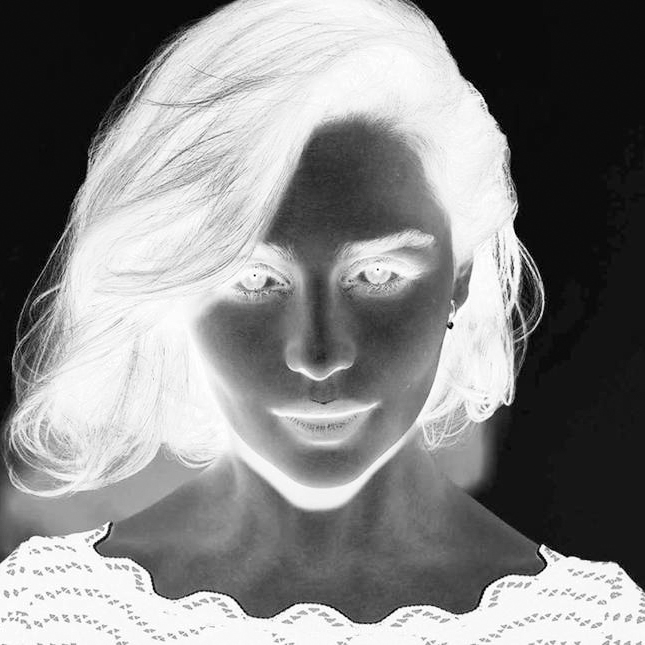
#> input picture tamrin2/1.jpg, 645 x 645 px
$ python image1.py
#> lines starting #> are read from the running program, lines starting #| are printed output that depends on the picture
import cv2

image = cv2.imread("1.jpg")
#> image is the input picture: shape (645, 645, 3); min 0, max 255, mean 133.8

img = cv2.resize(image, (600, 500))
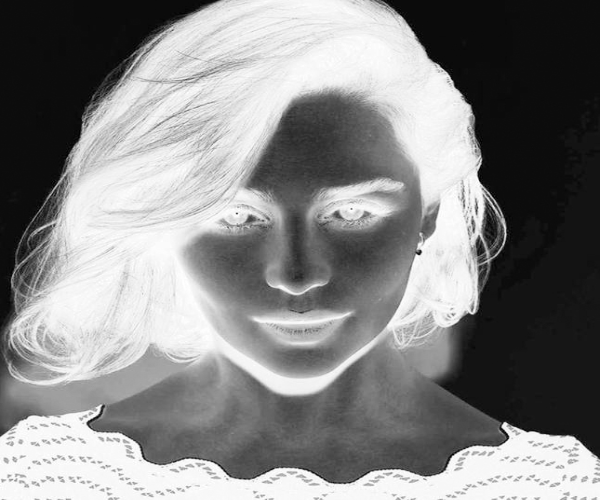
#> img: shape (500, 600, 3); min 0, max 255, mean 133.7
rows=img.shape[0]
#> rows = 500
cols=img.shape[1]
#> cols = 600
for i in range(rows):
    for j in range(cols):
        img[i,j]=255-img[i,j]
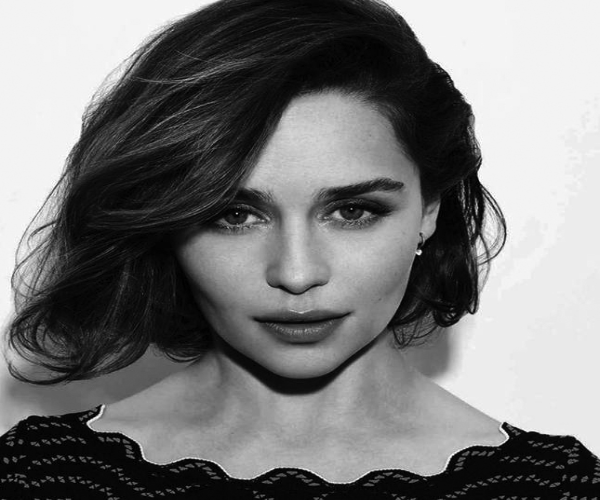
#> img: shape (500, 600, 3); min 0, max 255, mean 121.3

cv2.imshow("show output",img)
cv2.waitKey()

$ run again, with tamrin2/2.jpg copied over tamrin2/1.jpg
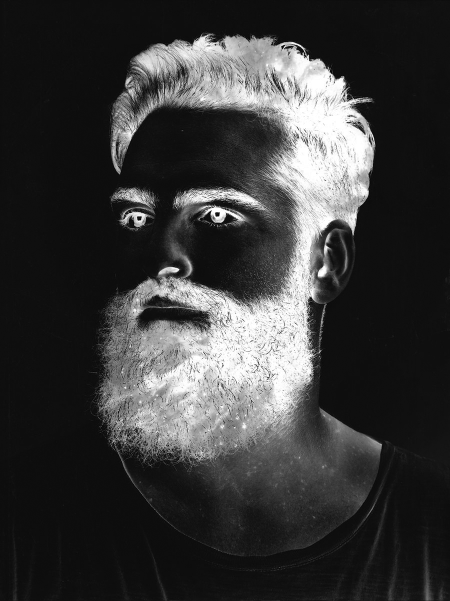
#> input picture tamrin2/2.jpg, 900 x 1202 px (shown at 1/2 size)
#> image is the input picture: shape (1202, 900, 3); min 0, max 255, mean 57.7
#> `img = cv2.resize(image, (600, 500))`:
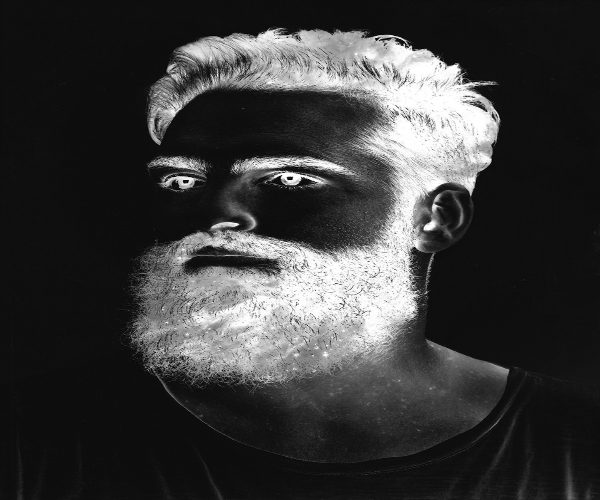
#> img: shape (500, 600, 3); min 1, max 255, mean 57.6
#> after the loop `for i in range(rows):`:
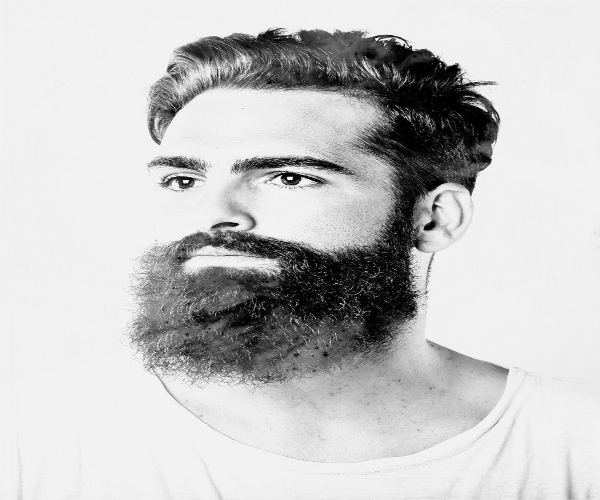
#> img: shape (500, 600, 3); min 0, max 254, mean 197.4
